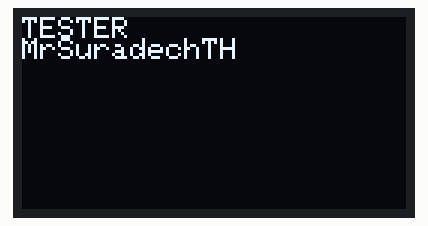
Recording of a sketch running on a simulated Arduino Uno, built with avr-gcc and run on an emulated ATmega328P. Parts: 128×64 one-colour display. What the sketch prints to the serial monitor is not drawn.

Above: at 0.2 s.

The sketch:

oledesp.ino
```cpp
#include <SPI.h>
#include <Wire.h>
#include <Adafruit_GFX.h>
#include <Adafruit_SSD1306.h>
#define OLED_RESET 16
Adafruit_SSD1306 display(OLED_RESET);

void setup() {
  Serial.begin(115200);

  Serial.println("Initializing SSD1306...");
  if (!display.begin(SSD1306_SWITCHCAPVCC, 0x3C)) {
    Serial.println("SSD1306 initialization failed!");
    while (true);
  }
  Serial.println("SSD1306 initialized successfully!");

  delay(100);
  display.clearDisplay();
  display.setTextSize(1);
  display.setTextColor(WHITE);
  display.setCursor(0, 0);
  display.println("TESTER");
  display.setCursor(0, 7);
  display.println("MrSuradechTH");
  display.display();
  Serial.println("Display updated successfully!");
}

void loop() {
  delay(1000);
}
```
